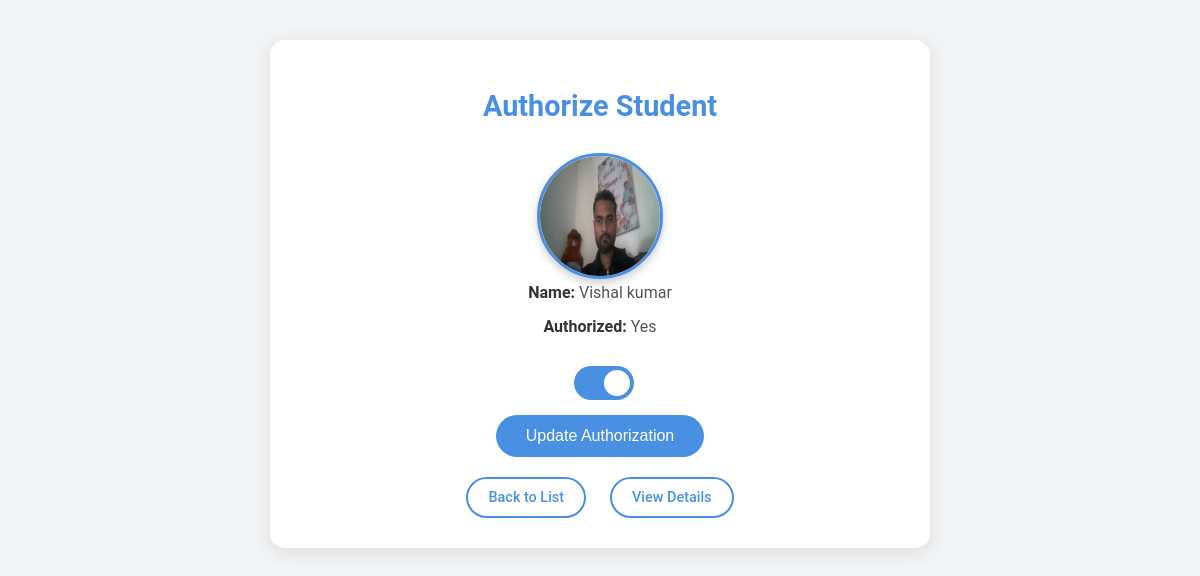
The app's page /students/10/authorize/ (signed in) with its own data.
### app1/models.py (models this page shows, shortened)
class Student(models.Model):
    user = models.OneToOneField(User, on_delete=models.CASCADE, related_name="student_profile")
    name = models.CharField(max_length=255)
    email = models.EmailField(max_length=255)
    phone_number = models.CharField(max_length=15)
    student_class = models.CharField(max_length=100)
    image = models.ImageField(upload_to='students/')
    authorized = models.BooleanField(default=False)
    roll_no = models.CharField(max_length=20)
    address = models.TextField()
    date_of_birth = models.DateField()
    joining_date = models.DateField()
    mother_name = models.CharField(max_length=255)
    father_name = models.CharField(max_length=255)

### app1/views.py (the view)
# urls.py: path('students/<int:pk>/authorize/', views.student_authorize, name='student-authorize'),
@staff_member_required
def student_authorize(request, pk):
    student = get_object_or_404(Student, pk=pk)
    if request.method == 'POST':
        authorized = request.POST.get('authorized', False)
        student.authorized = bool(authorized)
        student.save()
        return redirect('student-detail', pk=pk)
    return render(request, 'student_authorize.html', {'student': student})

### templates/student_authorize.html (shortened to what this page needs)
<!DOCTYPE html>
<html lang="en">
<head>
</head>
<body>
    <div class="container">
        <h1>Authorize Student</h1>
        <div class="student-details">
            <div class="student-image">
                <img src="{{ student.image.url }}" alt="{{ student.name }}">
            </div>
            <div class="detail"><strong>Name:</strong> {{ student.name }}</div>
            <div class="detail"><strong>Authorized:</strong> {% if student.authorized %} Yes {% else %} No {% endif %}</div>
        </div>
        <form method="post">
            <div class="form-group">
                <div class="toggle-container">
                    <label for="authorized"></label>
                </div>
            </div>
            <button type="submit">Update Authorization</button>
        </form>
        <div class="actions">
            <a href="{% url 'student-list' %}">Back to List</a>
            <a href="{% url 'student-detail' pk=student.pk %}">View Details</a>
        </div>
    </div>
</body>
</html>

### templates/student_authorize.html (style rules this page uses)
body { font-family: 'Roboto', Arial, sans-serif; background-color: #f3f4f6; margin: 0; padding: 0; }
.container { max-width: 600px; margin: 40px auto; background-color: #fff; padding: 30px; border-radius: 15px; box-shadow: 0 4px 20px rgba(0, 0, 0, 0.1); transition: box-shadow 0.3s ease-in-out; }
h1 { text-align: center; color: #4a90e2; font-size: 1.8rem; margin-bottom: 20px; }
.student-details { text-align: center; margin-bottom: 30px; }
.student-image img { width: 120px; height: 120px; border-radius: 50%; border: 3px solid #4a90e2; margin-top: 10px; box-shadow: 0 4px 8px rgba(0, 0, 0, 0.2); }
.detail { margin-bottom: 15px; font-size: 1rem; color: #555; }
.detail strong { color: #333; }
form { display: flex; flex-direction: column; align-items: center; gap: 15px; }
.form-group { display: flex; align-items: center; gap: 10px; }
.toggle-container { display: flex; align-items: center; }
label { cursor: pointer; position: relative; display: inline-block; width: 60px; height: 34px; }
label::before { content: ""; position: absolute; left: 0; top: 0; width: 60px; height: 34px; background-color: #ccc; border-radius: 34px; transition: background-color 0.3s; }
label::after { content: ""; position: absolute; left: 4px; top: 4px; width: 26px; height: 26px; background-color: white; border-radius: 50%; transition: transform 0.3s; }
input[type="checkbox"]:checked + label::before { background-color: #4a90e2; }
input[type="checkbox"]:checked + label::after { transform: translateX(26px); }
button[type="submit"] { background-color: #4a90e2; color: #fff; border: none; padding: 12px 30px; font-size: 16px; cursor: pointer; border-radius: 25px; transition: background-color 0.3s ease, box-shadow 0.3s ease; }
.actions { margin-top: 20px; text-align: center; }
.actions a { display: inline-block; margin: 0 10px; padding: 10px 20px; font-size: 0.9rem; font-weight: 500; color: #4a90e2; text-decoration: none; border: 2px solid #4a90e2; border-radius: 25px; transition: background-color 0.3s ease, color 0.3s ease, box-shadow 0.3s ease; }

### records on screen
Student: image (picture), name "Vishal kumar"
